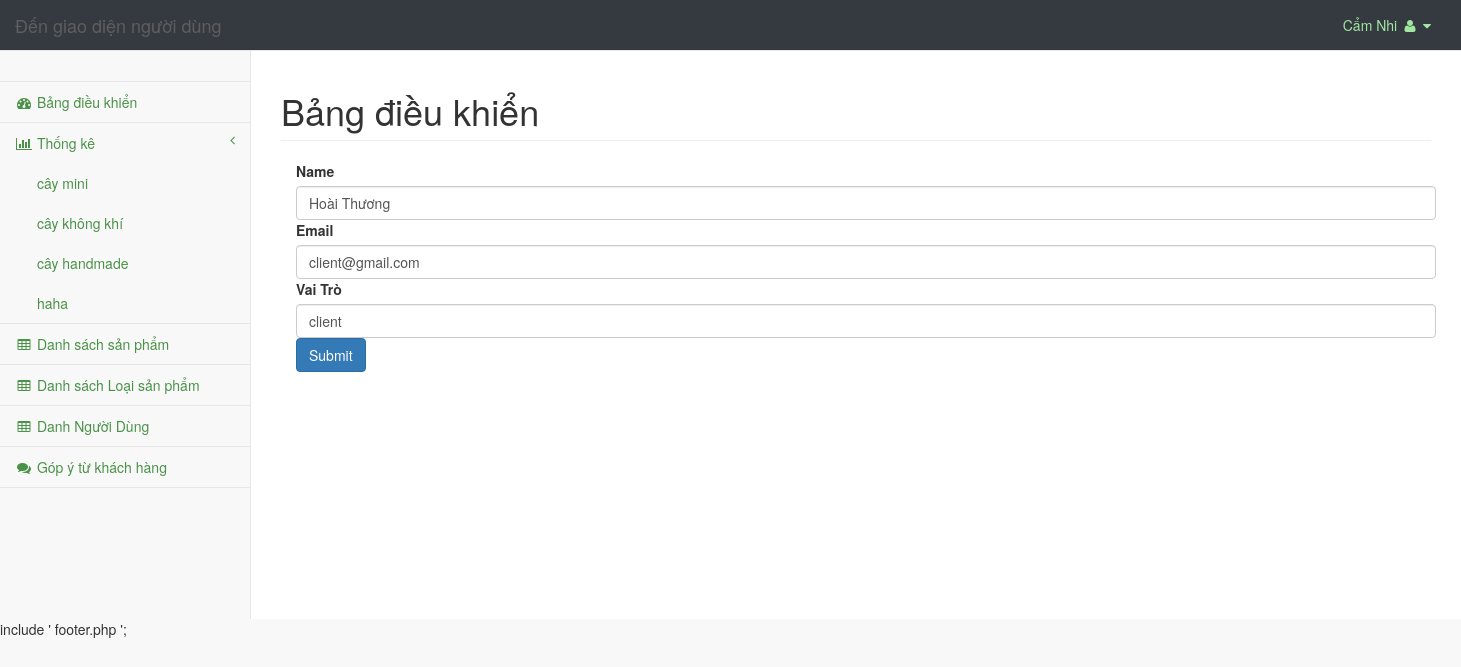
The page /admin/pages/User.php?acc_edit_id=2 (signed in) on the database its author committed.
### tables this page shows
CREATE TABLE IF NOT EXISTS `account` (
  `id` int NOT NULL AUTO_INCREMENT,
  `role` varchar(20) NOT NULL DEFAULT 'client',
  `username` varchar(100) DEFAULT NULL,
  `passwords` varchar(100) DEFAULT NULL,
  `fullname` varchar(200) DEFAULT NULL,
  `createdate` datetime DEFAULT NULL,
  `lastmodified` datetime DEFAULT NULL,
  PRIMARY KEY (`id`)
);

CREATE TABLE IF NOT EXISTS `category` (
  `id` int NOT NULL AUTO_INCREMENT,
  `name` varchar(200) DEFAULT NULL,
  `image` varchar(200) NOT NULL,
  PRIMARY KEY (`id`)
);

### php/connectDB.php (called while the page is built, shortened)
<?php
class DataAccessHelper
{
	static $connection;
	public function connect()
	{
		self::$connection = new mysqli(DB_HOST, DB_USER, DB_PASSWORD, DB_NAME, DB_PORT);
		self::$connection->set_charset(DB_CHARSET);
	}
	public function executeQuery($sql)
	{
		return self::$connection->query($sql);
	}
}

### admin/pages/User.php (the view, shortened to what this page needs)
<?php
include "../../php/connectDB.php";
$db = new DataAccessHelper();
$db->connect();
$id_user = $_SESSION['account'];
$sql = "SELECT * FROM account WHERE id = '$id_user'";
$result = $db->executeQuery($sql);
$user = mysqli_fetch_assoc($result);
if (isset($_GET['acc_edit_id'])) {
	$acc_id = $_GET['acc_edit_id'];
	$query = $db->executeQuery('SELECT role, username, fullname FROM account WHERE id =' . $acc_id);
	$result_acc = mysqli_fetch_assoc($query); ?>
	<!DOCTYPE html>
	<html lang="en">
	<head>
		<link href="../vendor/bootstrap/css/bootstrap.min.css" rel="stylesheet">
		<link href="../vendor/metisMenu/metisMenu.min.css" rel="stylesheet">
		<link href="../dist/css/sb-admin-2.css" rel="stylesheet">
		<link href="../vendor/morrisjs/morris.css" rel="stylesheet">
		<link href="../vendor/font-awesome/css/font-awesome.min.css" rel="stylesheet" type="text/css">
		<link href="../css/customerad.css" rel="stylesheet" type="text/css">
	</head>
	<body>
		<div id="wrapper">
			<nav class="navbar navbar-default navbar-static-top bg-dark" role="navigation" style="margin-bottom: 0px">
				<div class="navbar-header.">
					<a class="navbar-brand" href="../../index.php">Đến giao diện người dùng</a>
				</div>
				<ul class="nav navbar-top-links navbar-right ">
					<li class="dropdown">
						<a class="dropdown-toggle fn-bran-light" data-toggle="dropdown" href="#">
							<?php echo $user['fullname'] ?>
							<i class="fa fa-user fa-fw"></i> <i class="fa fa-caret-down"></i>
						</a>
					</li>
				</ul>
				<div class="navbar-default sidebar" role="navigation">
					<div class="sidebar-nav navbar-collapse">
						<ul class="nav" id="side-menu">
							<li class="sidebar-search">
							</li>
							<li>
								<a href="index.php"><i class="fa fa-dashboard fa-fw"></i> Bảng điều khiển</a>
							</li>
							<li>
								<a href="#"><i class="fa fa-bar-chart-o fa-fw"></i> Thống kê<span class="fa arrow"></span></a>
								<ul class="nav nav-second-level">
									<?php
									$query = $db->executeQuery("SELECT * FROM category");
									$result = mysqli_fetch_all($query, MYSQLI_ASSOC);
									?>
									<?php foreach ($result as $value) : ?>
										<li>
											<a href="thongke?category=<?php echo $value['id'] ?>"><?php echo $value['name'] ?></a>
										</li>
									<?php endforeach; ?>
								</ul>
							</li>
							<li>
								<a href="viewproduct.php"><i class="fa fa-table fa-fw"></i> Danh sách sản phẩm</a>
							</li>
							<li>
								<a href="viewcategory.php"><i class="fa fa-table fa-fw"></i> Danh sách Loại sản phẩm</a>
							</li>
							<li>
								<a href="viewuser.php"><i class="fa fa-table fa-fw"></i> Danh Người Dùng</a>
							</li>
							<li>
								<a href="Gopy.php"><i class="fa fa-comments fa-fw"></i> Góp ý từ khách hàng</a>
							</li>
						</ul>
					</div>
				</div>
			</nav>
			<div id="page-wrapper">
				<div class="row">
					<div class="col-lg-12">
						<h1 class="page-header">Bảng điều khiển</h1>
					</div>
				</div>
				<div class="row">
					<div class="col-lg-3 col-md-6">
						<div class="container">
							<form action="" method="post" enctype="multipart/form-data">
								<div class="mb-3">
									<label for="name" class="form-label">Name</label>
									<input value="<?php echo $result_acc['fullname'] ?>"
										type="text" class="form-control" name="fullname"
										id="fullname" aria-describedby="helpId" placeholder="" />
								</div>
								<div class="mb-3">
									<label for="email" class="form-label">Email</label>
									<input value="<?php echo $result_acc['username'] ?>"
										type="email" class="form-control" name="username"
										id="username" aria-describedby="emailHelpId"
										placeholder="abc@gmail.com" />
								</div>
								<div class="mb-3">
									<label for="role" class="form-label">Vai Trò</label>
									<input value="<?php echo $result_acc['role'] ?>"
										type="text" class="form-control" name="role"
										id="role" aria-describedby="helpId" placeholder="" />
								</div>
								<button
									type="submit" name="edit_account"
									class="btn btn-primary">
									Submit
								</button>
							</form>
						</div>
					</div>
				</div>
			</div>
		</div>
		include ' footer.php ';
	<?php }

### admin/css/customerad.css (style rules this page uses)
.bg-dark { background-color: #343a40!important; }
.fn-bran-light { color:#a1e6a1 !important; }

### admin/pages/User.php (style rules this page uses)
a { color: #4b9249; }

### rows shown on the page
account: fullname "Cẩm Nhi"
category: name "cây mini"
category: name "cây không khí"
category: name "cây handmade"
category: name "haha"
account: fullname "Hoài Thương", username "client@gmail.com", role "client"
